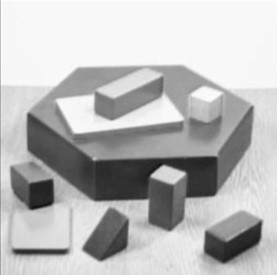
#> input picture OpenCV401/ImageFile/blok.jpg, 277 x 275 px, found by its file name
$ python CornerDetectionSubPixel.py
#> lines starting #> are read from the running program, lines starting #| are printed output that depends on the picture; after the words box and inside, x2 and y2 are one past the last pixel; in counts of white or black regions, pixels touching at a corner belong together; long printed decimals are rounded
import cv2 as cv
import numpy as np

src = cv.imread("OpenCV401/ImageFile/blok.jpg")
#> src is the input picture: shape (275, 277, 3); mean B, G, R 186.6, 186.5, 186.5


def process(image):
    gray = cv.cvtColor(image, cv.COLOR_BGR2GRAY)
    corners = cv.goodFeaturesToTrack(gray, 100, 0.05, 10)
#> corners = 55 rows, first 8: [152, 176], [260, 222], [252, 106], [148, 200], [184, 173], [51, 180], [28, 114], [94, 159]
    print(len(corners))
#| 55
    for pt in corners:
        print(pt)
        b = np.random.randint(0, 256)
        g = np.random.randint(0, 256)
        r = np.random.randint(0, 256)
        x = np.int32(pt[0][0])
        y = np.int32(pt[0][1])
        cv.circle(image, (x, y), 5, (int(b), int(g), int(r)), 2)
#> this loop made 55 passes
#> (b, g, r, x, y) on passes 1 to 12: (172, 47, 117, 152, 176), (192, 67, 251, 260, 222), (195, 103, 9, 252, 106), (211, 21, 242, 148, 200), (36, 87, 70, 184, 173), (216, 88, 140, 51, 180), (58, 193, 230, 28, 114), (39, 87, 174, 94, 159), (88, 81, 165, 13, 250), (25, 77, 72, 66, 250), (9, 148, 115, 186, 199), (208, 243, 197, 206, 231)
#| [[152. 176.]]
#| [[260. 222.]]
#| [[252. 106.]]
#| [[148. 200.]]
#| [[184. 173.]]
#| [[ 51. 180.]]
#| [[ 28. 114.]]
#| [[ 94. 159.]]
#> (further printed lines are left out)
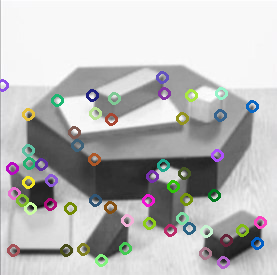
#> image: shape (275, 277, 3); 6.44% of pixels changed, all inside (x1, y1, x2, y2) = (0, 71, 267, 269)

    winSize = (3, 3)
    zeroZone = (-1, -1)

    criteria = (cv.TERM_CRITERIA_EPS + cv.TermCriteria_COUNT, 40, 0.001)
#> criteria = (3, 40, 0.001)
    corners = cv.cornerSubPix(gray, corners, winSize, zeroZone, criteria)
#> corners = 55 rows, first 8: [149.6, 175.4], [262.2, 220.1], [253, 105.1], [148, 198.6], [185.5, 171.9], [52.5, 178.8], [26.74, 112.7], [93.35, 160.7]

    for i in range(corners.shape[0]):
        print(" -- Refined Corner [", i, "] (", corners[i, 0, 0], ",", corners[i, 0, 1], ")")
#> this loop made 55 passes
#|  -- Refined Corner [ 0 ] ( 149.614 , 175.417 )
#|  -- Refined Corner [ 1 ] ( 262.2405 , 220.116 )
#|  -- Refined Corner [ 2 ] ( 252.994 , 105.139 )
#|  -- Refined Corner [ 3 ] ( 148.015 , 198.608 )
#|  -- Refined Corner [ 4 ] ( 185.5372 , 171.886 )
#|  -- Refined Corner [ 5 ] ( 52.500 , 178.759 )
#|  -- Refined Corner [ 6 ] ( 26.742 , 112.749 )
#|  -- Refined Corner [ 7 ] ( 93.349 , 160.678 )
#> (further printed lines are left out)
    return image


result = process(src)
cv.imshow("result", result)
cv.waitKey(0)

$ run again, with OpenCV401/ImageFile/Cat.jpg copied over OpenCV401/ImageFile/blok.jpg
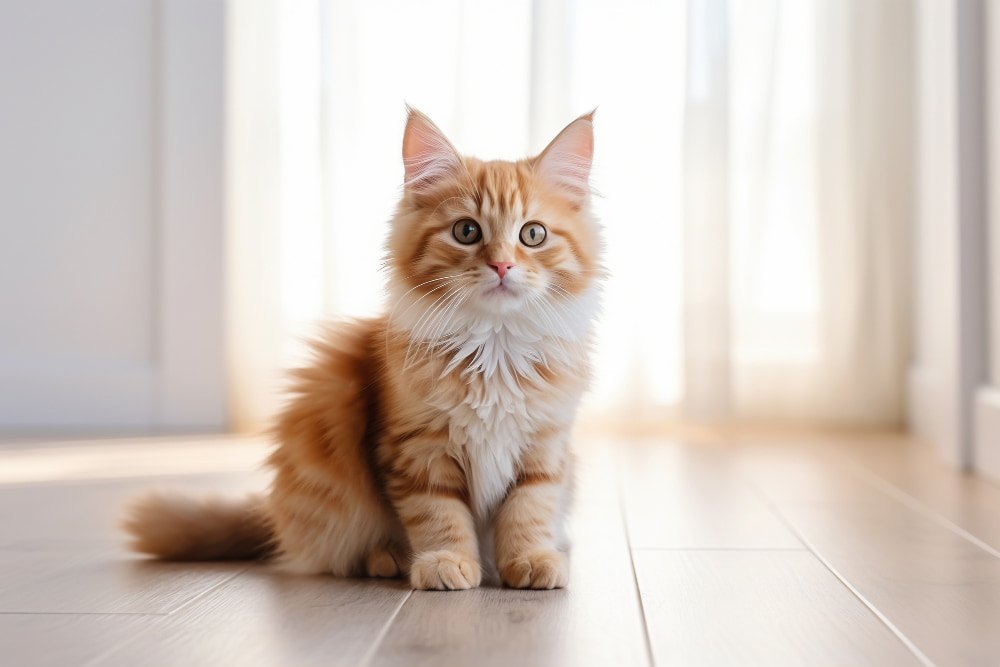
#> input picture OpenCV401/ImageFile/Cat.jpg, 1000 x 667 px, found by its file name
#> src is the input picture: shape (667, 1000, 3); mean B, G, R 190.6, 199, 211.1
#> in process, `gray = cv.cvtColor(image, cv.COLOR_BGR2GRAY)`:
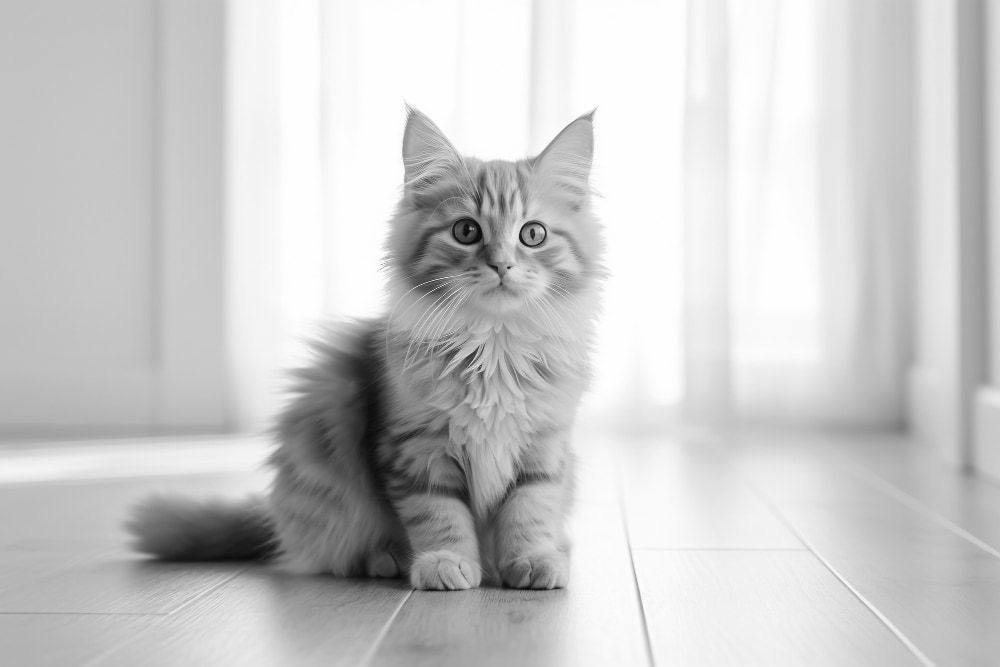
#> gray: shape (667, 1000); min 5, max 255, mean 201.7
#> in process, `corners = cv.goodFeaturesToTrack(gray, 100, 0.05, 10)`: corners = 92 rows, first 8: [507, 267], [470, 228], [532, 229], [411, 590], [481, 364], [543, 233], [405, 183], [478, 346]
#| 92
#> the loop in process, `for pt in corners:` made 92 passes
#> (b, g, r, x, y) on passes 1 to 8: (172, 47, 117, 507, 267), (192, 67, 251, 470, 228), (195, 103, 9, 532, 229), (211, 21, 242, 411, 590), (36, 87, 70, 481, 364), (216, 88, 140, 543, 233), (58, 193, 230, 405, 183), (39, 87, 174, 478, 346)
#> (printed output is left out)
#> after the loop in process, `for pt in corners:`:
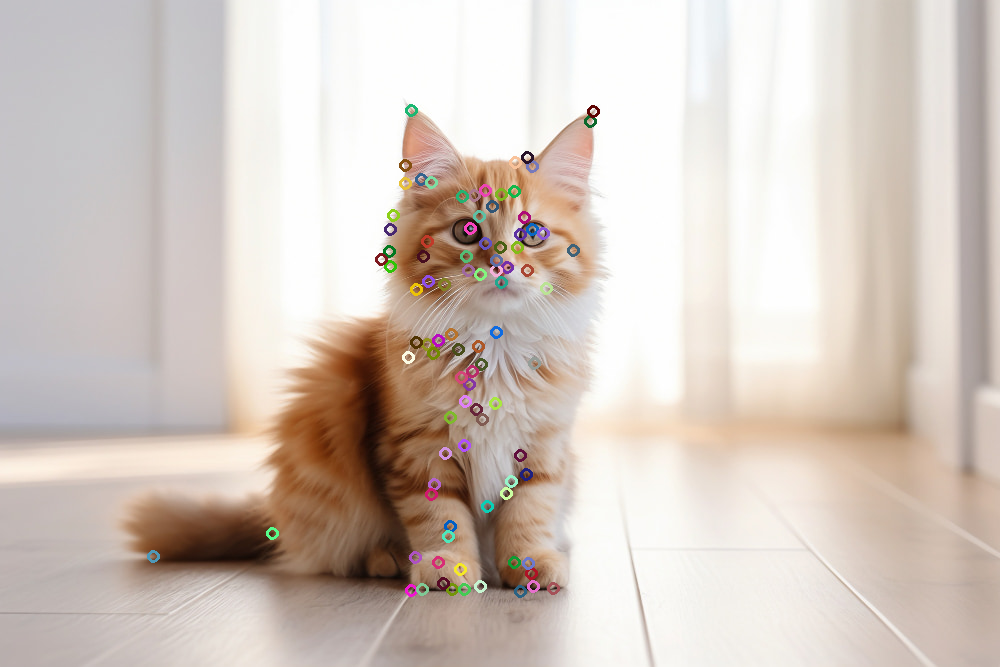
#> image: shape (667, 1000, 3); 1.22% of pixels changed, all inside (x1, y1, x2, y2) = (147, 104, 600, 598)
#> criteria = (3, 40, 0.001)
#> in process, `corners = cv.cornerSubPix(gray, corners, winSize, zeroZone, criteria)`: corners = 92 rows, first 8: [507.6, 268.3], [468.5, 228.1], [532, 229], [411.7, 590.6], [482.2, 362.4], [545.5, 231.5], [404.1, 183.3], [480, 345.6]
#> the loop in process, `for i in range(corners.shape[0]):` made 92 passes
#|  -- Refined Corner [ 0 ] ( 507.629 , 268.296 )
#|  -- Refined Corner [ 1 ] ( 468.490 , 228.136 )
#|  -- Refined Corner [ 2 ] ( 532.0 , 229.0 )
#|  -- Refined Corner [ 3 ] ( 411.682 , 590.650 )
#|  -- Refined Corner [ 4 ] ( 482.181 , 362.352 )
#> (further printed lines are left out)

$ run again, with OpenCV401/ImageFile/chessboard.jpg copied over OpenCV401/ImageFile/blok.jpg
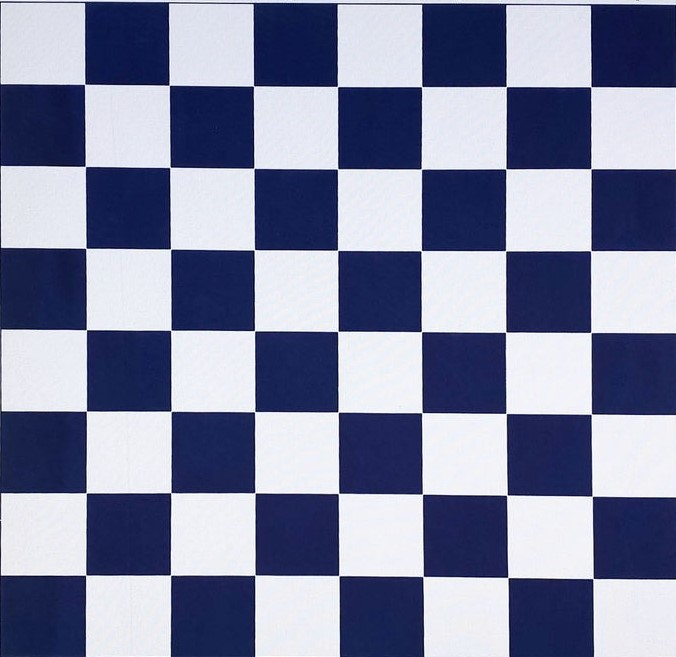
#> input picture OpenCV401/ImageFile/chessboard.jpg, 676 x 657 px, found by its file name
#> src is the input picture: shape (657, 676, 3); mean B, G, R 161.9, 134.5, 129.4
#> in process, `gray = cv.cvtColor(image, cv.COLOR_BGR2GRAY)`:
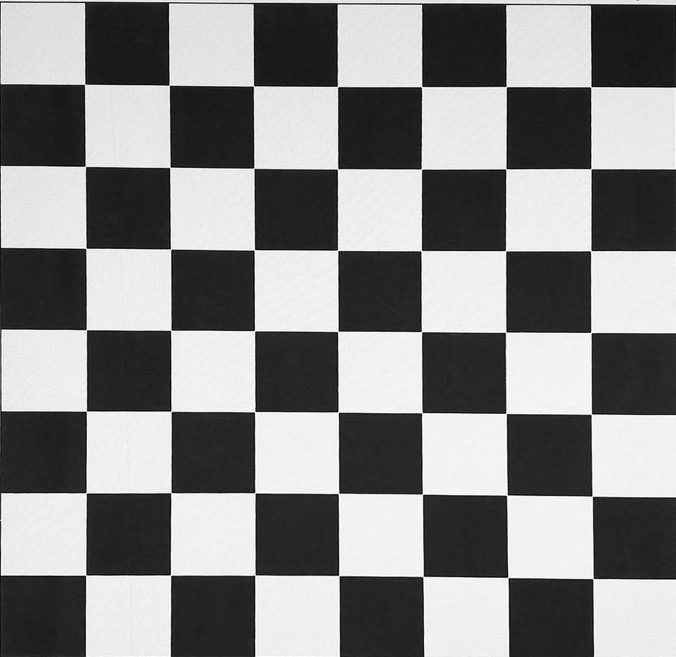
#> gray: shape (657, 676); min 2, max 255, mean 136.1
#> in process, `corners = cv.goodFeaturesToTrack(gray, 100, 0.05, 10)`: corners = 64 rows, first 8: [337, 411], [591, 495], [256, 494], [508, 494], [85, 412], [339, 330], [254, 576], [85, 576]
#| 64
#> the loop in process, `for pt in corners:` made 64 passes
#> (b, g, r, x, y) on passes 1 to 8: (172, 47, 117, 337, 411), (192, 67, 251, 591, 495), (195, 103, 9, 256, 494), (211, 21, 242, 508, 494), (36, 87, 70, 85, 412), (216, 88, 140, 339, 330), (58, 193, 230, 254, 576), (39, 87, 174, 85, 576)
#> (printed output is left out)
#> after the loop in process, `for pt in corners:`:
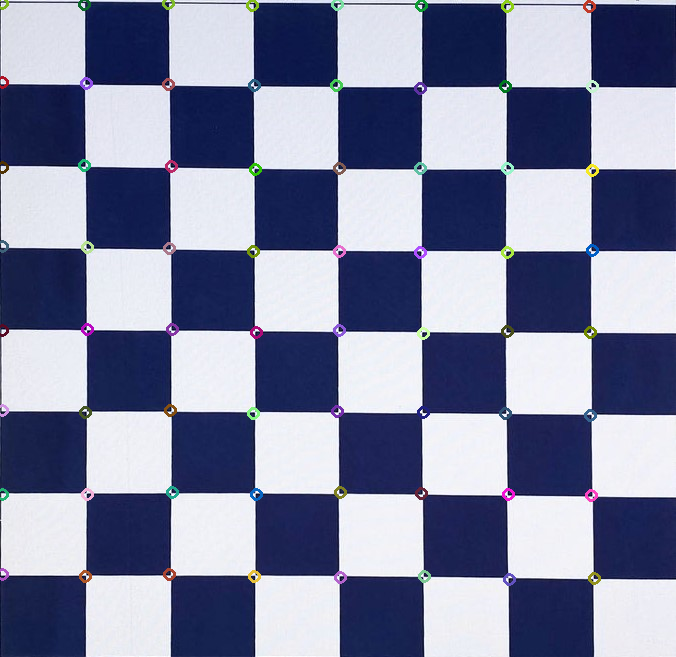
#> image: shape (657, 676, 3); 1.23% of pixels changed, all inside (x1, y1, x2, y2) = (0, 0, 601, 586)
#> criteria = (3, 40, 0.001)
#> in process, `corners = cv.cornerSubPix(gray, corners, winSize, zeroZone, criteria)`: corners = 64 rows, first 8: [338.1, 412.1], [592.2, 496.2], [254.9, 492.8], [506.8, 495.2], [86.37, 411.1], [337.8, 331.4], [254.8, 575.1], [85.68, 575.1]
#> the loop in process, `for i in range(corners.shape[0]):` made 64 passes
#|  -- Refined Corner [ 0 ] ( 338.1197 , 412.109 )
#|  -- Refined Corner [ 1 ] ( 592.1801 , 496.214 )
#|  -- Refined Corner [ 2 ] ( 254.875 , 492.765 )
#|  -- Refined Corner [ 3 ] ( 506.769 , 495.232 )
#|  -- Refined Corner [ 4 ] ( 86.366 , 411.099 )
#> (further printed lines are left out)
